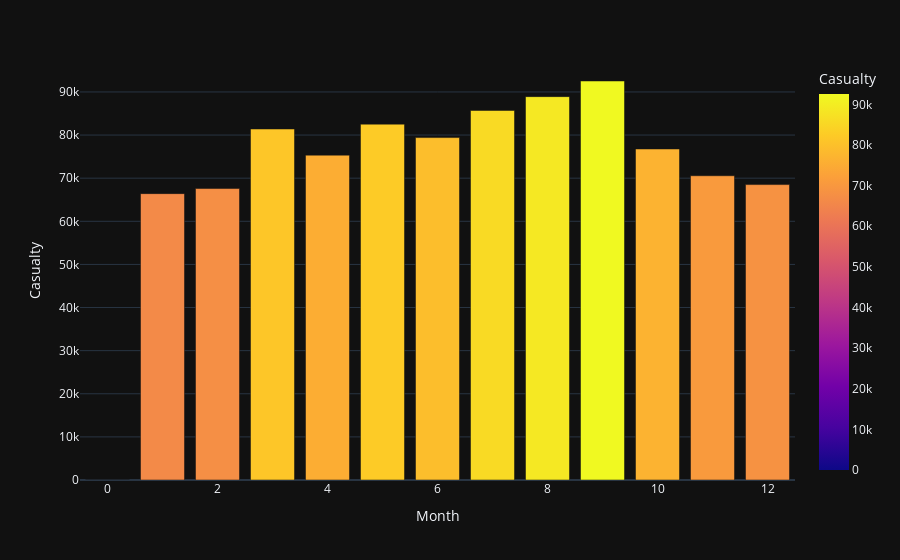

Notebook code for this chart:
### Code cell
Casualty_Per_Month=data.groupby('Month')['Casualty'].sum().to_frame().reset_index()
px.bar(data_frame=Casualty_Per_Month,x='Month',y='Casualty',color='Casualty',template='plotly_dark')

### Figure 1 — Plotly figure (JSON) as saved in the notebook; plotly's stock layout.template omitted (floating-point values rounded to 4 significant figures)
{"data": [{"alignmentgroup": "True", "hovertemplate": "Month=%{x}<br>Casualty=%{marker.color}<extra></extra>", "legendgroup": "", "marker": {"color": [3, 66417, 67595, 81408, 75347, 82534, 79417, 85709, 88912, 92539, 76773, 70566, 68517], "coloraxis": "coloraxis", "pattern": {"shape": ""}}, "name": "", "offsetgroup": "", "orientation": "v", "showlegend": false, "textposition": "auto", "type": "bar", "x": [0, 1, 2, 3, 4, 5, 6, 7, 8, 9, 10, 11, 12], "xaxis": "x", "y": [3, 66417, 67595, 81408, 75347, 82534, 79417, 85709, 88912, 92539, 76773, 70566, 68517], "yaxis": "y"}], "layout": {"barmode": "relative", "coloraxis": {"colorbar": {"title": {"text": "Casualty"}}, "colorscale": [[0, "#0d0887"], [0.1111, "#46039f"], [0.2222, "#7201a8"], [0.3333, "#9c179e"], [0.4444, "#bd3786"], [0.5556, "#d8576b"], [0.6667, "#ed7953"], [0.7778, "#fb9f3a"], [0.8889, "#fdca26"], [1, "#f0f921"]]}, "legend": {"tracegroupgap": 0}, "margin": {"t": 60}, "xaxis": {"anchor": "y", "domain": [0, 1], "title": {"text": "Month"}}, "yaxis": {"anchor": "x", "domain": [0, 1], "title": {"text": "Casualty"}}}}
